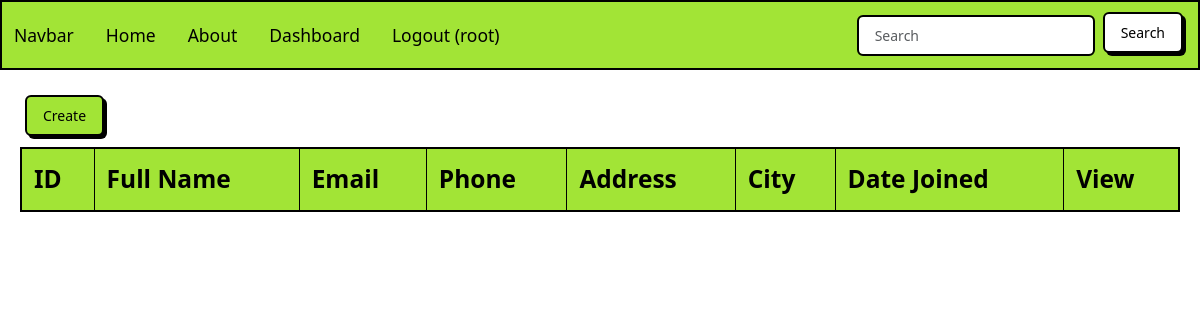
Before: /dashboard (signed in) with the older database file.
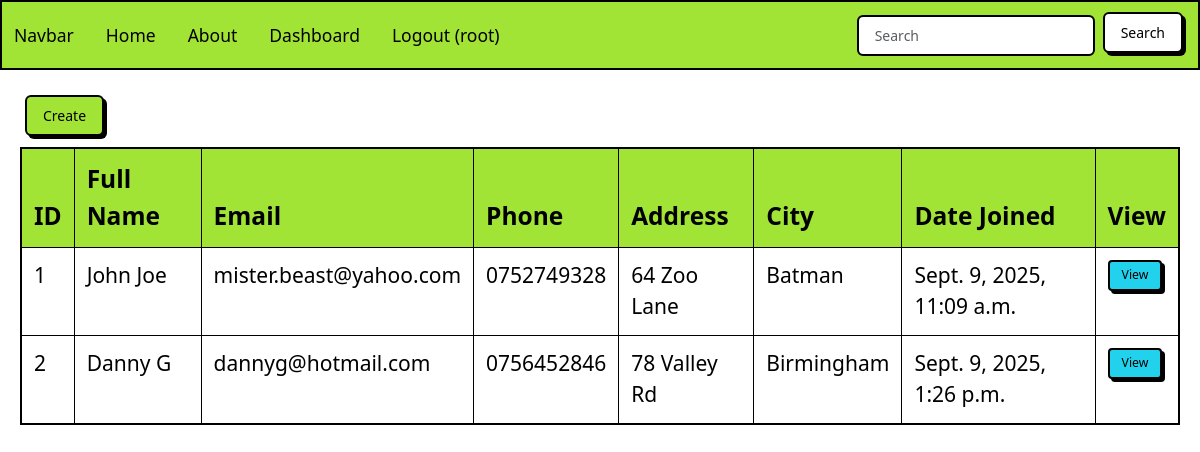
After: the same page with the newer database file.
### website/models.py (models this page shows, shortened)
class Record(models.Model):
    first_name = models.CharField(max_length=50)
    last_name = models.CharField(max_length=100)
    email = models.CharField(max_length=255)
    phone = models.CharField(max_length=10)
    address = models.CharField(max_length=200)
    city = models.CharField(max_length=200)
    creation_data = models.DateTimeField(auto_now_add=True)

### website/views.py (the view)
# urls.py: path("dashboard", views.dashboard, name="dashboard"),
@login_required(login_url="login")
def dashboard(request):
    my_records = Record.objects.all()
    context = {'Records':my_records}
    return render(request, 'pages/dashboard.html', context=context)

### website/templates/pages/dashboard.html
{% extends 'pages/base.html' %}
{% block content %}
<div style="margin: 20px;">
    <a type="button" class="btn btn-primary m-2" href="{% url 'create_record' %}">Create</a>
    <table class="table table-hover table-bordered ">
    <thead class="table-primary">
        <tr class="fs-3">
        <th scope="col">ID</th>
        <th scope="col">Full Name</th>
        <th scope="col">Email</th>
        <th scope="col">Phone</th>
        <th scope="col">Address</th>
        <th scope="col">City</th>
        <th scope="col">Date Joined</th>
        <th scope="col">View</th>
        </tr>
        </thead>
        <tbody>
        {% if Records %}
            {% for Record in Records %}
            <tr class="fs-4">
                <td>{{Record.id}}</td>
                <td>{{Record.first_name}} {{Record.last_name}}</td>
                <td>{{Record.email}}</td>
                <td>{{Record.phone}}</td>
                <td>{{Record.address}}</td>
                <td>{{Record.city}}</td>
                <td>{{Record.creation_data}}</td>
                <td> <a href="{% url 'view_record' Record.id %}" class="btn btn-sm btn-info">View</a> </td>
            </tr>
            {% endfor %}
        {% endif %}
        </tbody>
    </table>
</div>
{% endblock %}

### website/templates/pages/base.html (shortened to what this page needs)
<!doctype html>
{% load static %}
<html lang="en">
    <head>
        <link rel="stylesheet" href="{% static 'css/style.css' %}" />
        <link rel="stylesheet" href="{% static 'css/bootstrap.min.css' %}" />
    </head>
    <body>
        {% include 'components/navbar.html' %}
         {% block content %} {% endblock %}
    </body>
</html>

### website/templates/components/navbar.html (shortened to what this page needs)
<nav class="navbar navbar-expand-lg bg-primary" data-bs-theme="light">
  <div class="container-fluid">
    <a class="navbar-brand" href="#">Navbar</a>
    <div class="collapse navbar-collapse" id="navbarColor01">
        <div class="collapse navbar-collapse" id="navbarColor04">
            <ul class="navbar-nav me-auto">
                <li class="nav-item">
                    <a class="nav-link active" href="{% url '' %}"
                        >Home
                    </a>
                </li>
                <li class="nav-item">
                    <a class="nav-link" href="#">About</a>
                </li>
                {% if user.is_authenticated %}
                <li class="nav-item">
                    <a class="nav-link" href="{% url 'dashboard' %}">Dashboard</a>
                </li>
                <li class="nav-item">
                    <a class="nav-link" href="{% url 'logout' %}"
                        >Logout ({{ user.username }})</a
                    >
                </li>
                {% endif %}
            </ul>
      <form class="d-flex">
        <input class="form-control me-sm-2" type="search" placeholder="Search">
        <button class="btn btn-secondary my-2 my-sm-0" type="submit">Search</button>
      </form>
    </div>
  </div>
</nav>

Changed rows visible on the page:
added Record: id "1", first_name "John", last_name "Joe", email "mister.beast@yahoo.com", phone "0752749328", address "64 Zoo Lane", city "Batman", creation_data "Sept. 9, 2025, 11:09 a.m."
added Record: id "2", first_name "Danny", last_name "G", email "dannyg@hotmail.com", phone "0756452846", address "78 Valley Rd", city "Birmingham", creation_data "Sept. 9, 2025, 1:26 p.m."
